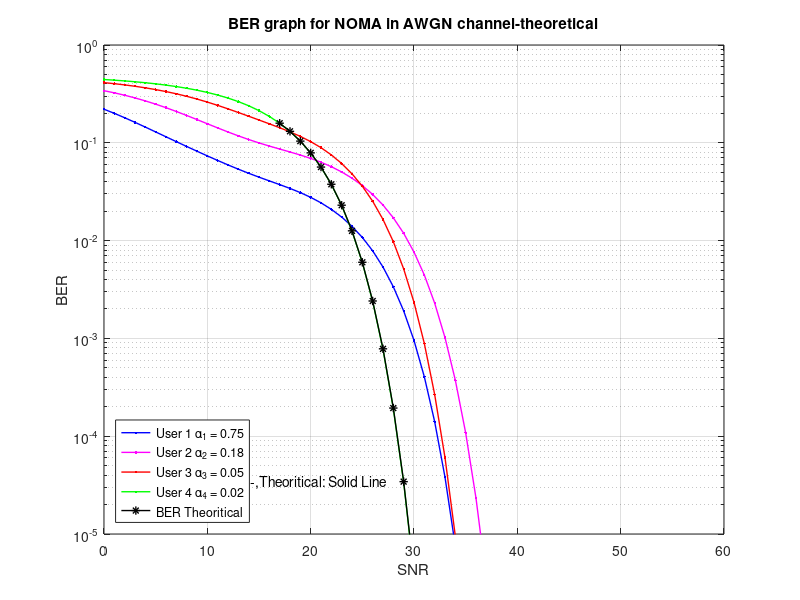

MATLAB code to generate this figure:
clear, clc;
P=1;
[a1, a2, a3, a4] = deal(0.75 , 0.18 , 0.05 , 0.02);
[A1, A2 ,A3 ,A4] = deal(sqrt(P*a1),sqrt(P*a2),sqrt(P*a3),sqrt(P*a4));
A=[A1, A2 ,A3 ,A4];
SNR = 0:40;             %SNR range in dB
variance=10.^(-SNR./10);
mtx1=[1 1 1 1;1 -1 1 1;1 -1 -1 1;1 1 -1 1; 1 -1 1 -1;1 1 1 -1; 1 1 -1 -1;1 -1 -1 -1];
mtx2=[1 1 1;1 -1 1;1 1 -1;1 -1 -1];
mtx3=[1 1;1 -1];
mtx4=1;
M=4;
[ls1, ls2, ls3, ls4]=deal(8, 4, 2, 1);
[sumt1, sumt2,sumt3,sumt4]=deal(0,0,0,0);
gamma=P./variance;
%correct power
for h =1:M 
        mtx1(:,h)=mtx1(:,h)*A(h);
end
for h =1:M-1 
        mtx2(:,h)=mtx2(:,h)*A(h+1);
end
for h =1:M-2 
        mtx3(:,h)=mtx3(:,h)*A(h+2);
end
mtx4=A(4)*mtx4;
%Summation
for j=1:ls1
    Y=mtx1(j,:);
    beta=sum(Y)/sqrt(P);
    sumt1=sumt1+qfunc(beta*sqrt(gamma));
end
for j=1:ls2
    Y=mtx2(j,:);
    beta=sum(Y)/sqrt(P);
    sumt2=sumt2+qfunc(beta*sqrt(gamma));
end
for j=1:ls3
    Y=mtx3(j,:);
    beta=sum(Y)/sqrt(P);
    sumt3=sumt3+qfunc(beta*sqrt(gamma));
end
for j=1:ls4
    Y=mtx4(j,:);
    beta=sum(Y)/sqrt(P);
    sumt4=sumt4+qfunc(beta*sqrt(gamma));
end
k1=1/(ls1)*sumt1;
k2=1/(ls2)*sumt2;
k3=1/(ls3)*sumt3;
k4=1/(ls4)*sumt4;
colorstring = 'bmrgk';
figure(1)
semilogy(SNR,k1,'.-','Color', colorstring(1),'LineWidth',1)
ylim([10^(-5) 1])
hold on;grid on;
semilogy(SNR,k2,'.-','Color', colorstring(2),'LineWidth',1)
semilogy(SNR,k3,'.-','Color', colorstring(3),'LineWidth',1)
semilogy(SNR,k4,'.-','Color', colorstring(4),'LineWidth',1)
snr = db2pow(SNR);      %SNR range in linear scale
theoryBer = qfunc(sqrt(1*snr));
semilogy(SNR+17,theoryBer,'*-','Color',colorstring(5),'linewidth',1);
legend('User 1 \alpha_1 = 0.75','User 2 \alpha_2 = 0.18','User 3 \alpha_3 = 0.05','User 4 \alpha_4 = 0.02','BER Theoritical','Location','southwest');
txt1 = 'Simulation -----,Theoritical: Solid Line';
text(6,3.43e-05,txt1)
title('BER graph for NOMA in AWGN channel-theoretical');
xlabel('SNR');
ylabel('BER');